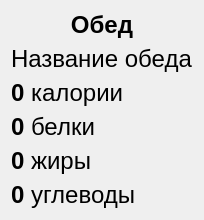
                      <widget class="QWidget" name="meal_dinnerPage">
                       <layout class="QHBoxLayout" name="horizontalLayout_51">
                        <item>
                         <layout class="QVBoxLayout" name="verticalLayout_40">
                          <item>
                           <widget class="QLabel" name="label_66">
                            <property name="text">
                             <string>&lt;html&gt;&lt;head/&gt;&lt;body&gt;&lt;p align=&quot;center&quot;&gt;&lt;span style=&quot; font-size:18pt; font-weight:600;&quot;&gt;Обед&lt;/span&gt;&lt;/p&gt;&lt;/body&gt;&lt;/html&gt;</string>
                            </property>
                           </widget>
                          </item>
                          <item>
                           <widget class="QLabel" name="label_67">
                            <property name="text">
                             <string>&lt;html&gt;&lt;head/&gt;&lt;body&gt;&lt;p&gt;&lt;span style=&quot; font-size:18pt;&quot;&gt;Название обеда&lt;/span&gt;&lt;/p&gt;&lt;/body&gt;&lt;/html&gt;</string>
                            </property>
                           </widget>
                          </item>
                          <item>
                           <widget class="QLabel" name="label_68">
                            <property name="text">
                             <string>&lt;html&gt;&lt;head/&gt;&lt;body&gt;&lt;p&gt;&lt;span style=&quot; font-size:18pt; font-weight:600;&quot;&gt;0 &lt;/span&gt;&lt;span style=&quot; font-size:18pt;&quot;&gt;калории&lt;/span&gt;&lt;/p&gt;&lt;/body&gt;&lt;/html&gt;</string>
                            </property>
                           </widget>
                          </item>
                          <item>
                           <widget class="QLabel" name="label_69">
                            <property name="text">
                             <string>&lt;html&gt;&lt;head/&gt;&lt;body&gt;&lt;p&gt;&lt;span style=&quot; font-size:18pt; font-weight:600;&quot;&gt;0 &lt;/span&gt;&lt;span style=&quot; font-size:18pt;&quot;&gt;белки&lt;/span&gt;&lt;/p&gt;&lt;/body&gt;&lt;/html&gt;</string>
                            </property>
                           </widget>
                          </item>
                          <item>
                           <widget class="QLabel" name="label_70">
                            <property name="text">
                             <string>&lt;html&gt;&lt;head/&gt;&lt;body&gt;&lt;p&gt;&lt;span style=&quot; font-size:18pt; font-weight:600;&quot;&gt;0 &lt;/span&gt;&lt;span style=&quot; font-size:18pt;&quot;&gt;жиры&lt;/span&gt;&lt;/p&gt;&lt;/body&gt;&lt;/html&gt;</string>
                            </property>
                           </widget>
                          </item>
                          <item>
                           <widget class="QLabel" name="label_71">
                            <property name="text">
                             <string>&lt;html&gt;&lt;head/&gt;&lt;body&gt;&lt;p&gt;&lt;span style=&quot; font-size:18pt; font-weight:600;&quot;&gt;0 &lt;/span&gt;&lt;span style=&quot; font-size:18pt;&quot;&gt;углеводы&lt;/span&gt;&lt;/p&gt;&lt;/body&gt;&lt;/html&gt;</string>
                            </property>
                           </widget>
                          </item>
                         </layout>
                        </item>
                       </layout>
                      </widget>
